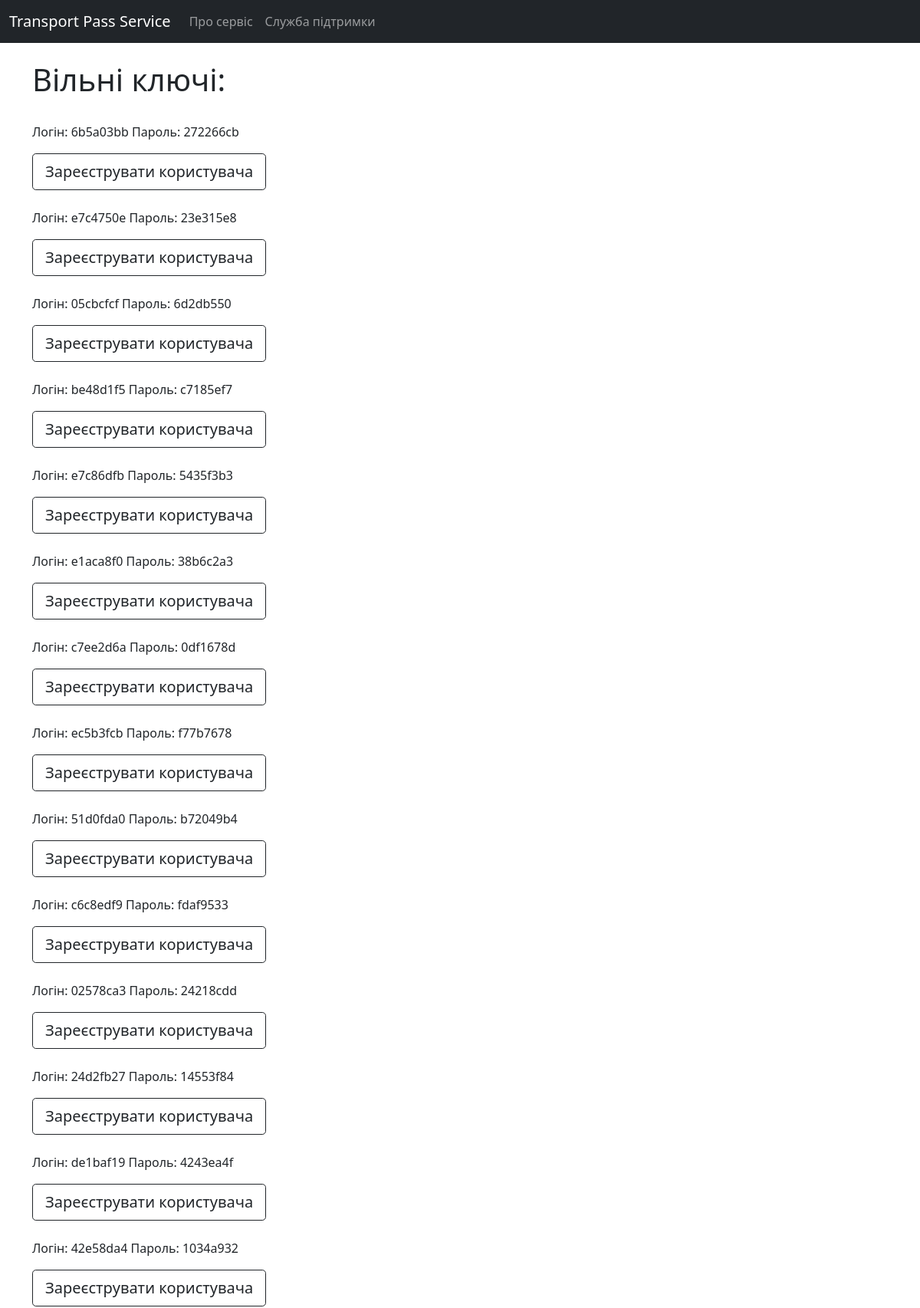
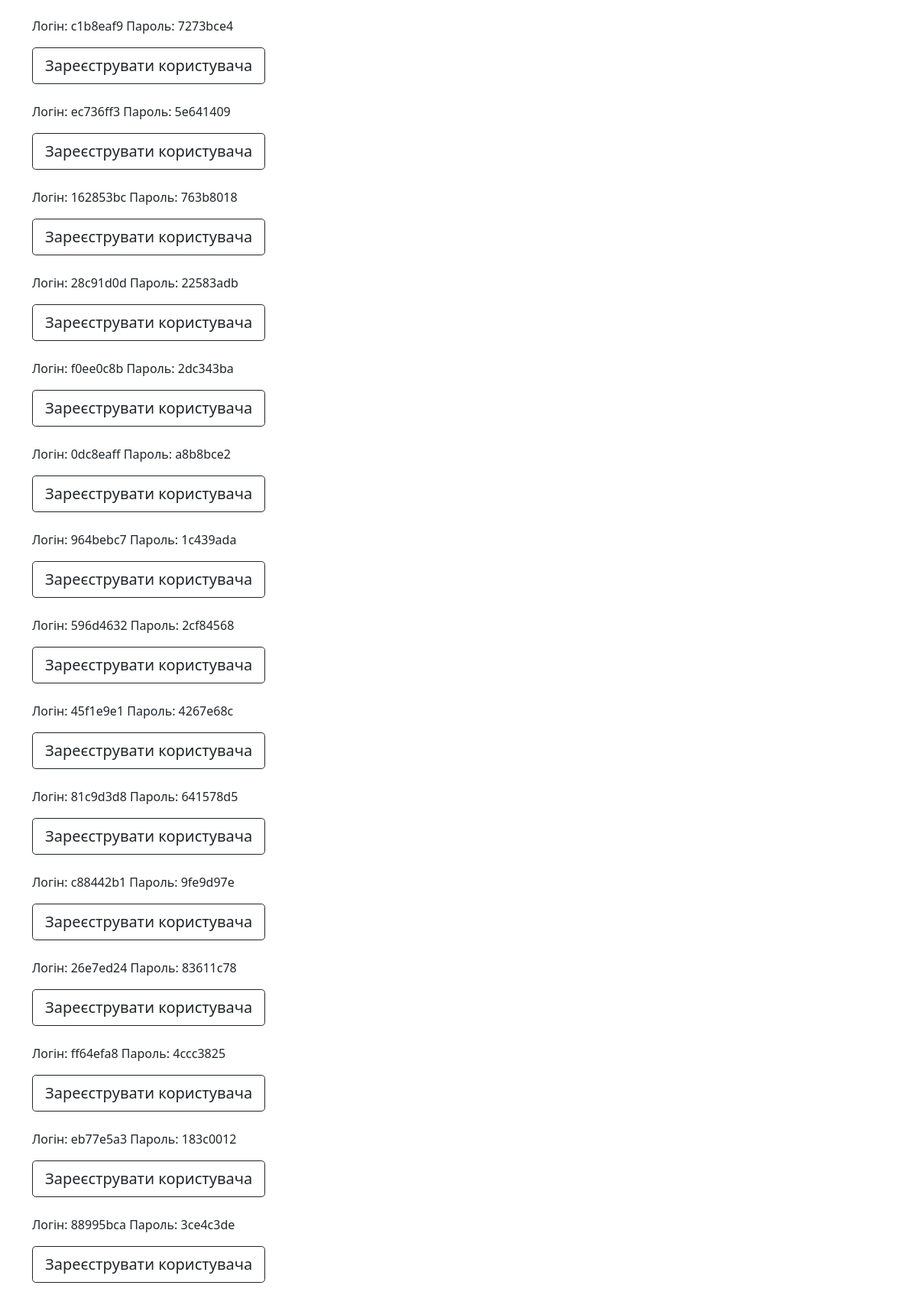
/company_admin/free_codes (signed in, upper part), run on the app's committed database (2 pictures, top to bottom).
### account/models.py (models this page shows)
class Code(models.Model):
    company = models.ForeignKey(Company, on_delete=models.CASCADE)
    pub_key = models.CharField(max_length=8)  # логин сотрудника
    sec_key = models.CharField(max_length=8)  # пароль сотрудника
    user = models.ForeignKey(User, blank=True, null=True, on_delete=models.CASCADE)

### account/views/company_admin_views.py (the view)
# urls.py: path('company_admin/free_codes', company_admin_views.show_free_codes, name='show_free_codes'),
@login_required
def show_free_codes(request):
    admin: User = request.user
    try:
        free_codes = Code.objects.filter(user_id__isnull=True, company_id=admin.company_id)
        context = {'free_codes': free_codes}
        return render(request, 'account/company_admin/show_free_codes.html', context=context)
    except ObjectDoesNotExist:
        message = 'Для організації коди не згенеровано!'
        return render(request, 'account/company_admin/show_free_codes.html', context=message)

### account/templates/account/company_admin/show_free_codes.html (shortened to what this page needs)
{% extends 'account/base.html' %}
{% block content %}
    <h1>Вільні ключі:</h1><br/>
    {% for code in free_codes %}
        <p>Логін: {{ code.pub_key }} Пароль: {{ code.sec_key }}</p>
        <a href="{% url 'register_code_by_admin' code.pub_key %}" class="btn btn-outline-dark btn-lg">Зареєструвати користувача</a><br/><br/>
    {% endfor %}
    <a href="{% url 'company_admin' %}" class="btn btn-outline-dark btn-lg">Назад</a><br/><br/>
{% endblock %}

### data on the page
Code: pub_key "6b5a03bb", sec_key "272266cb"
Code: pub_key "e7c4750e", sec_key "23e315e8"
Code: pub_key "05cbcfcf", sec_key "6d2db550"
Code: pub_key "be48d1f5", sec_key "c7185ef7"
Code: pub_key "e7c86dfb", sec_key "5435f3b3"
Code: pub_key "e1aca8f0", sec_key "38b6c2a3"
Code: pub_key "c7ee2d6a", sec_key "0df1678d"
Code: pub_key "ec5b3fcb", sec_key "f77b7678"
Code: pub_key "51d0fda0", sec_key "b72049b4"
Code: pub_key "c6c8edf9", sec_key "fdaf9533"
Code: pub_key "02578ca3", sec_key "24218cdd"
Code: pub_key "24d2fb27", sec_key "14553f84"
Code: pub_key "de1baf19", sec_key "4243ea4f"
Code: pub_key "42e58da4", sec_key "1034a932"
Code: pub_key "c1b8eaf9", sec_key "7273bce4"
Code: pub_key "ec736ff3", sec_key "5e641409"
Code: pub_key "162853bc", sec_key "763b8018"
Code: pub_key "28c91d0d", sec_key "22583adb"
Code: pub_key "f0ee0c8b", sec_key "2dc343ba"
Code: pub_key "0dc8eaff", sec_key "a8b8bce2"
Code: pub_key "964bebc7", sec_key "1c439ada"
Code: pub_key "596d4632", sec_key "2cf84568"
Code: pub_key "45f1e9e1", sec_key "4267e68c"
Code: pub_key "81c9d3d8", sec_key "641578d5"
Code: pub_key "c88442b1", sec_key "9fe9d97e"
Code: pub_key "26e7ed24", sec_key "83611c78"
Code: pub_key "ff64efa8", sec_key "4ccc3825"
Code: pub_key "eb77e5a3", sec_key "183c0012"
Code: pub_key "88995bca", sec_key "3ce4c3de"
